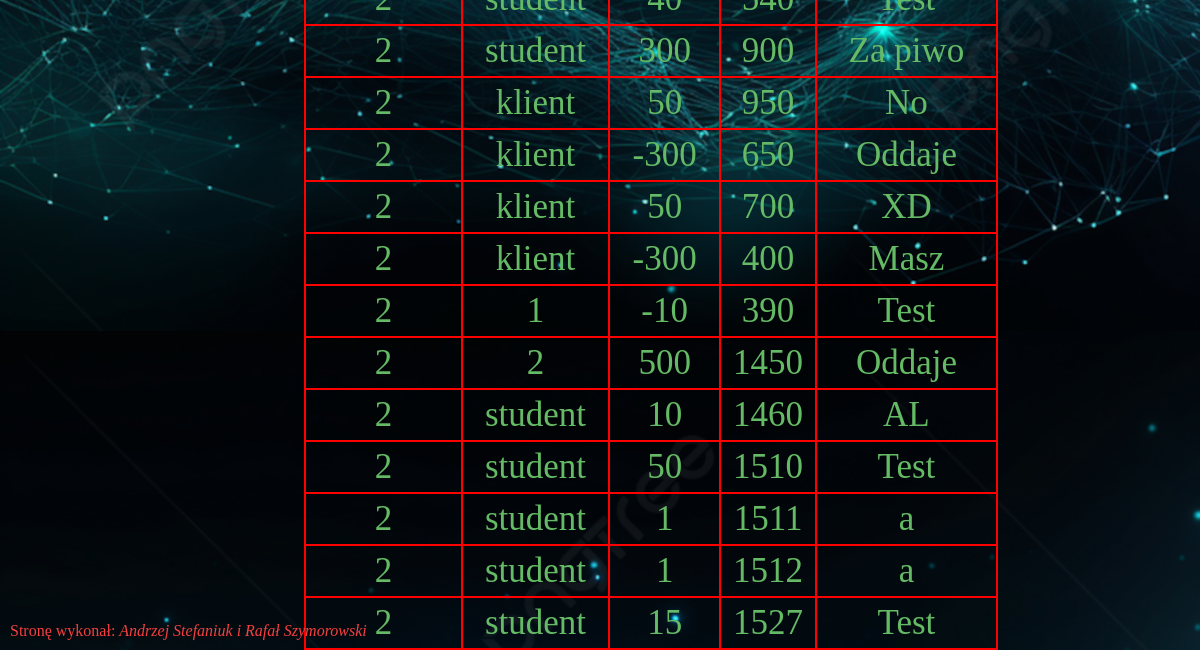
/Historia.php (signed in, lower part), run on an earlier commit of the app's database.
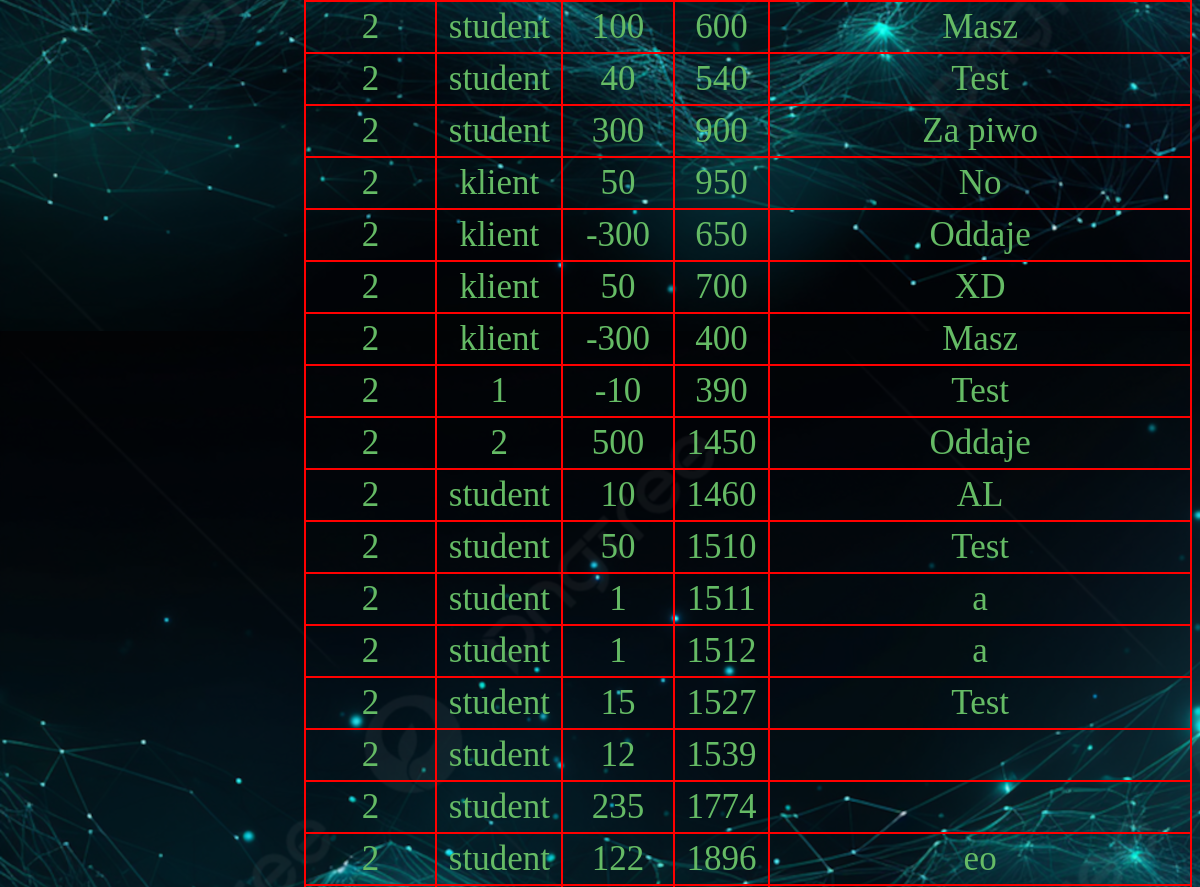
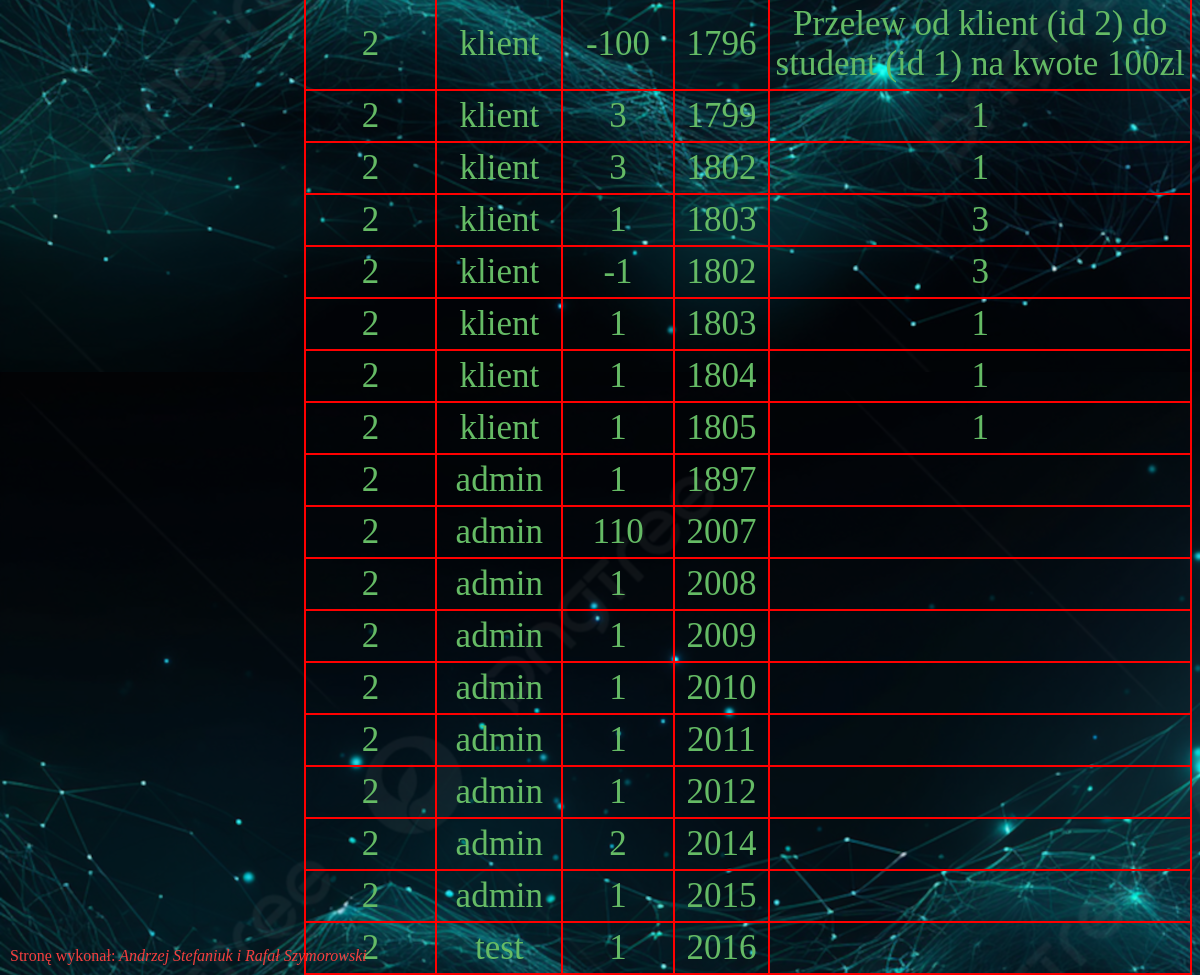
And on a later commit of the database (2 pictures, top to bottom).
### tables this page shows
CREATE TABLE `operacje` (
  `Id_klienta` int(11) UNSIGNED NOT NULL,
  `Od_kogo` varchar(30) NOT NULL,
  `Kwota` int(11) NOT NULL,
  `Saldo` int(11) NOT NULL,
  `Komentarz` text NOT NULL
);

### Historia.php (the view, shortened to what this page needs)
<?php
 require("db.php");
?>
<!DOCTYPE html>
<html lang="pl">
<head>
    <link rel="stylesheet" href="Styles/styl.css">
</head>
<body>
    <section>
        <table>
        <?php
        $x = $_SESSION["login"];
        $sql = "SELECT id FROM uzytkownicy WHERE Login = '$x';";
        $result1 = $conn -> query($sql);
        while($row = $result1 -> fetch_object())
            {
            $y = $row->id;
            }
        $sql2 = "SELECT * FROM operacje WHERE Id_klienta = $y";
        $result = $conn->query($sql2);
        while($row = $result -> fetch_object())
            {
                echo "<tr><td>{$row-> Id_klienta} </td> <td>{$row-> Od_kogo} </td> <td>{$row->Kwota} </td> <td>{$row-> Saldo} </td> <td>{$row-> Komentarz} </td></tr>";
            }
        ?>
        </table>
    </section>
    <footer>
        Stronę wykonał: <i>Andrzej Stefaniuk i Rafał Szymorowski </i>
    </footer>
</body>
</html>

What changed in the data, as far as the page shows it:
now on this page (row unchanged): operacje: Id_klienta "2", Od_kogo "student", Kwota "100", Saldo "600", Komentarz "Masz"
now on this page (row unchanged): operacje: Id_klienta "2", Od_kogo "student", Kwota "40", Saldo "540", Komentarz "Test"
added operacje: Id_klienta "2", Od_kogo "student", Kwota "12", Saldo "1539"
added operacje: Id_klienta "2", Od_kogo "student", Kwota "235", Saldo "1774"
added operacje: Id_klienta "2", Od_kogo "student", Kwota "122", Saldo "1896", Komentarz "eo"
added operacje: Id_klienta "2", Od_kogo "klient", Kwota "-100", Saldo "1796", Komentarz "Przelew od klient (id 2) do student (id 1) na kwote 100zl"
added operacje: Id_klienta "2", Od_kogo "klient", Kwota "3", Saldo "1799", Komentarz "1"
added operacje: Id_klienta "2", Od_kogo "klient", Kwota "3", Saldo "1802", Komentarz "1"
added operacje: Id_klienta "2", Od_kogo "klient", Kwota "1", Saldo "1803", Komentarz "3"
added operacje: Id_klienta "2", Od_kogo "klient", Kwota "-1", Saldo "1802", Komentarz "3"
added operacje: Id_klienta "2", Od_kogo "klient", Kwota "1", Saldo "1803", Komentarz "1"
added operacje: Id_klienta "2", Od_kogo "klient", Kwota "1", Saldo "1804", Komentarz "1"
added operacje: Id_klienta "2", Od_kogo "klient", Kwota "1", Saldo "1805", Komentarz "1"
added operacje: Id_klienta "2", Od_kogo "admin", Kwota "1", Saldo "1897"
added operacje: Id_klienta "2", Od_kogo "admin", Kwota "110", Saldo "2007"
added operacje: Id_klienta "2", Od_kogo "admin", Kwota "1", Saldo "2008"
added operacje: Id_klienta "2", Od_kogo "admin", Kwota "1", Saldo "2009"
added operacje: Id_klienta "2", Od_kogo "admin", Kwota "1", Saldo "2010"
added operacje: Id_klienta "2", Od_kogo "admin", Kwota "1", Saldo "2011"
added operacje: Id_klienta "2", Od_kogo "admin", Kwota "1", Saldo "2012"
added operacje: Id_klienta "2", Od_kogo "admin", Kwota "2", Saldo "2014"
added operacje: Id_klienta "2", Od_kogo "admin", Kwota "1", Saldo "2015"
added operacje: Id_klienta "2", Od_kogo "test", Kwota "1", Saldo "2016"
